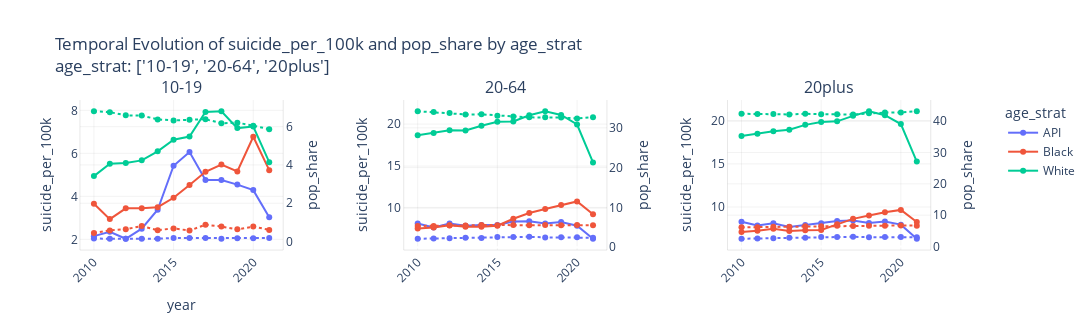

The cell this chart's notebook holds for it:
### Code cell
sd.plot(**{
    "x": "year",
    "y": "suicide_per_100k",
    "color": "race",
    "by": "age_strat",
    "scatter": False,
    "rows": 1,
    "data_slice": {"age_strat": ['10-19', '20-64', '20plus']},
    "second_y": {"secondary_y": True,
                 "y": "pop_share",
                 "line_param": {"dash": "dot"}}
    }
    )

### Figure 1 — Plotly figure (JSON) as saved in the notebook; plotly's stock layout.template omitted (floating-point values rounded to 4 significant figures)
{"data": [{"line": {"color": "#636EFA"}, "mode": "markers+lines", "name": "API", "showlegend": true, "type": "scatter", "x": [2010, 2011, 2012, 2013, 2014, 2015, 2016, 2017, 2018, 2019, 2020, 2021], "xaxis": "x", "y": [2.148, 2.351, 2.026, 2.495, 3.375, 5.422, 6.06, 4.762, 4.756, 4.544, 4.288, 3.027], "yaxis": "y"}, {"line": {"color": "#EF553B"}, "mode": "markers+lines", "name": "Black", "showlegend": true, "type": "scatter", "x": [2010, 2011, 2012, 2013, 2014, 2015, 2016, 2017, 2018, 2019, 2020, 2021], "xaxis": "x", "y": [3.653, 2.94, 3.442, 3.441, 3.495, 3.932, 4.523, 5.14, 5.48, 5.158, 6.772, 5.217], "yaxis": "y"}, {"line": {"color": "#00CC96"}, "mode": "markers+lines", "name": "White", "showlegend": true, "type": "scatter", "x": [2010, 2011, 2012, 2013, 2014, 2015, 2016, 2017, 2018, 2019, 2020, 2021], "xaxis": "x", "y": [4.94, 5.516, 5.549, 5.672, 6.093, 6.634, 6.777, 7.92, 7.956, 7.172, 7.242, 5.587], "yaxis": "y"}, {"line": {"color": "#636EFA", "dash": "dot"}, "mode": "markers+lines", "name": "API", "showlegend": false, "type": "scatter", "x": [2010, 2011, 2012, 2013, 2014, 2015, 2016, 2017, 2018, 2019, 2020, 2021], "xaxis": "x", "y": [0.1529, 0.1475, 0.1471, 0.1458, 0.1472, 0.1892, 0.1866, 0.1893, 0.1504, 0.1773, 0.1769, 0.1786], "yaxis": "y2"}, {"line": {"color": "#EF553B", "dash": "dot"}, "mode": "markers+lines", "name": "Black", "showlegend": false, "type": "scatter", "x": [2010, 2011, 2012, 2013, 2014, 2015, 2016, 2017, 2018, 2019, 2020, 2021], "xaxis": "x", "y": [0.4431, 0.5817, 0.6459, 0.806, 0.5946, 0.6862, 0.5735, 0.8767, 0.7831, 0.6379, 0.7808, 0.609], "yaxis": "y2"}, {"line": {"color": "#00CC96", "dash": "dot"}, "mode": "markers+lines", "name": "White", "showlegend": false, "type": "scatter", "x": [2010, 2011, 2012, 2013, 2014, 2015, 2016, 2017, 2018, 2019, 2020, 2021], "xaxis": "x", "y": [6.805, 6.758, 6.592, 6.578, 6.38, 6.326, 6.36, 6.389, 6.177, 6.21, 6.05, 5.868], "yaxis": "y2"}, {"line": {"color": "#636EFA"}, "mode": "markers+lines", "name": "API", "showlegend": false, "type": "scatter", "x": [2010, 2011, 2012, 2013, 2014, 2015, 2016, 2017, 2018, 2019, 2020, 2021], "xaxis": "x2", "y": [8.177, 7.708, 8.157, 7.891, 8.003, 7.998, 8.415, 8.432, 8.172, 8.344, 7.898, 6.356], "yaxis": "y3"}, {"line": {"color": "#EF553B"}, "mode": "markers+lines", "name": "Black", "showlegend": false, "type": "scatter", "x": [2010, 2011, 2012, 2013, 2014, 2015, 2016, 2017, 2018, 2019, 2020, 2021], "xaxis": "x2", "y": [7.586, 7.689, 7.962, 7.774, 7.779, 7.9, 8.739, 9.426, 9.906, 10.38, 10.8, 9.27], "yaxis": "y3"}, {"line": {"color": "#00CC96"}, "mode": "markers+lines", "name": "White", "showlegend": false, "type": "scatter", "x": [2010, 2011, 2012, 2013, 2014, 2015, 2016, 2017, 2018, 2019, 2020, 2021], "xaxis": "x2", "y": [18.68, 18.96, 19.27, 19.25, 19.81, 20.27, 20.32, 21.06, 21.53, 21.08, 19.95, 15.44], "yaxis": "y3"}, {"line": {"color": "#636EFA", "dash": "dot"}, "mode": "markers+lines", "name": "API", "showlegend": false, "type": "scatter", "x": [2010, 2011, 2012, 2013, 2014, 2015, 2016, 2017, 2018, 2019, 2020, 2021], "xaxis": "x2", "y": [2.131, 2.192, 2.245, 2.394, 2.311, 2.545, 2.558, 2.62, 2.47, 2.503, 2.505, 2.389], "yaxis": "y4"}, {"line": {"color": "#EF553B", "dash": "dot"}, "mode": "markers+lines", "name": "Black", "showlegend": false, "type": "scatter", "x": [2010, 2011, 2012, 2013, 2014, 2015, 2016, 2017, 2018, 2019, 2020, 2021], "xaxis": "x2", "y": [5.343, 5.347, 5.435, 5.466, 5.562, 5.541, 5.577, 5.532, 5.582, 5.519, 5.565, 5.527], "yaxis": "y4"}, {"line": {"color": "#00CC96", "dash": "dot"}, "mode": "markers+lines", "name": "White", "showlegend": false, "type": "scatter", "x": [2010, 2011, 2012, 2013, 2014, 2015, 2016, 2017, 2018, 2019, 2020, 2021], "xaxis": "x2", "y": [34.16, 33.95, 33.71, 33.36, 33.39, 33.03, 32.86, 32.63, 32.67, 32.56, 32.35, 32.66], "yaxis": "y4"}, {"line": {"color": "#636EFA"}, "mode": "markers+lines", "name": "API", "showlegend": false, "type": "scatter", "x": [2010, 2011, 2012, 2013, 2014, 2015, 2016, 2017, 2018, 2019, 2020, 2021], "xaxis": "x3", "y": [8.296, 7.868, 8.124, 7.692, 7.928, 8.121, 8.369, 8.429, 8.149, 8.315, 7.962, 6.326], "yaxis": "y5"}, {"line": {"color": "#EF553B"}, "mode": "markers+lines", "name": "Black", "showlegend": false, "type": "scatter", "x": [2010, 2011, 2012, 2013, 2014, 2015, 2016, 2017, 2018, 2019, 2020, 2021], "xaxis": "x3", "y": [7.095, 7.252, 7.496, 7.237, 7.299, 7.337, 7.995, 8.629, 9.03, 9.397, 9.667, 8.266], "yaxis": "y5"}, {"line": {"color": "#00CC96"}, "mode": "markers+lines", "name": "White", "showlegend": false, "type": "scatter", "x": [2010, 2011, 2012, 2013, 2014, 2015, 2016, 2017, 2018, 2019, 2020, 2021], "xaxis": "x3", "y": [18.22, 18.5, 18.78, 18.96, 19.52, 19.86, 19.93, 20.57, 21.1, 20.64, 19.61, 15.27], "yaxis": "y5"}, {"line": {"color": "#636EFA", "dash": "dot"}, "mode": "markers+lines", "name": "API", "showlegend": false, "type": "scatter", "x": [2010, 2011, 2012, 2013, 2014, 2015, 2016, 2017, 2018, 2019, 2020, 2021], "xaxis": "x3", "y": [2.488, 2.588, 2.669, 2.787, 2.812, 3.023, 3.073, 3.117, 2.992, 3.028, 3.082, 2.949], "yaxis": "y6"}, {"line": {"color": "#EF553B", "dash": "dot"}, "mode": "markers+lines", "name": "Black", "showlegend": false, "type": "scatter", "x": [2010, 2011, 2012, 2013, 2014, 2015, 2016, 2017, 2018, 2019, 2020, 2021], "xaxis": "x3", "y": [6.136, 6.189, 6.278, 6.34, 6.479, 6.488, 6.661, 6.542, 6.655, 6.65, 6.72, 6.672], "yaxis": "y6"}, {"line": {"color": "#00CC96", "dash": "dot"}, "mode": "markers+lines", "name": "White", "showlegend": false, "type": "scatter", "x": [2010, 2011, 2012, 2013, 2014, 2015, 2016, 2017, 2018, 2019, 2020, 2021], "xaxis": "x3", "y": [42.34, 42.25, 42.27, 42.12, 42.33, 42.17, 42.15, 42.11, 42.52, 42.71, 42.77, 43.14], "yaxis": "y6"}], "layout": {"annotations": [{"font": {"size": 16}, "showarrow": false, "text": "10-19", "x": 0.1122, "xanchor": "center", "xref": "paper", "y": 1, "yanchor": "bottom", "yref": "paper"}, {"font": {"size": 16}, "showarrow": false, "text": "20-64", "x": 0.47, "xanchor": "center", "xref": "paper", "y": 1, "yanchor": "bottom", "yref": "paper"}, {"font": {"size": 16}, "showarrow": false, "text": "20plus", "x": 0.8278, "xanchor": "center", "xref": "paper", "y": 1, "yanchor": "bottom", "yref": "paper"}], "height": 330, "legend": {"title": {"text": "age_strat"}}, "plot_bgcolor": "rgb(255,255,255)", "title": {"text": "Temporal Evolution of suicide_per_100k and pop_share by age_strat<br>age_strat: ['10-19', '20-64', '20plus']"}, "width": 1200, "xaxis": {"anchor": "y", "domain": [0, 0.2244], "gridcolor": "grey", "gridwidth": 0.1, "linecolor": "black", "linewidth": 0.1, "showline": true, "tickangle": -45, "title": {"text": "year"}}, "xaxis2": {"anchor": "y3", "domain": [0.3578, 0.5822], "gridcolor": "grey", "gridwidth": 0.1, "linecolor": "black", "linewidth": 0.1, "showline": true, "tickangle": -45}, "xaxis3": {"anchor": "y5", "domain": [0.7156, 0.94], "gridcolor": "grey", "gridwidth": 0.1, "linecolor": "black", "linewidth": 0.1, "showline": true, "tickangle": -45}, "yaxis": {"anchor": "x", "domain": [0, 1], "gridcolor": "grey", "gridwidth": 0.1, "linecolor": "black", "linewidth": 0.1, "showline": true, "title": {"text": "suicide_per_100k"}}, "yaxis2": {"anchor": "x", "gridcolor": "grey", "gridwidth": 0.1, "linecolor": "black", "linewidth": 0.1, "overlaying": "y", "showline": true, "side": "right", "title": {"text": "pop_share"}}, "yaxis3": {"anchor": "x2", "domain": [0, 1], "gridcolor": "grey", "gridwidth": 0.1, "linecolor": "black", "linewidth": 0.1, "showline": true, "title": {"text": "suicide_per_100k"}}, "yaxis4": {"anchor": "x2", "gridcolor": "grey", "gridwidth": 0.1, "linecolor": "black", "linewidth": 0.1, "overlaying": "y3", "showline": true, "side": "right", "title": {"text": "pop_share"}}, "yaxis5": {"anchor": "x3", "domain": [0, 1], "gridcolor": "grey", "gridwidth": 0.1, "linecolor": "black", "linewidth": 0.1, "showline": true, "title": {"text": "suicide_per_100k"}}, "yaxis6": {"anchor": "x3", "gridcolor": "grey", "gridwidth": 0.1, "linecolor": "black", "linewidth": 0.1, "overlaying": "y5", "showline": true, "side": "right", "title": {"text": "pop_share"}}}}
